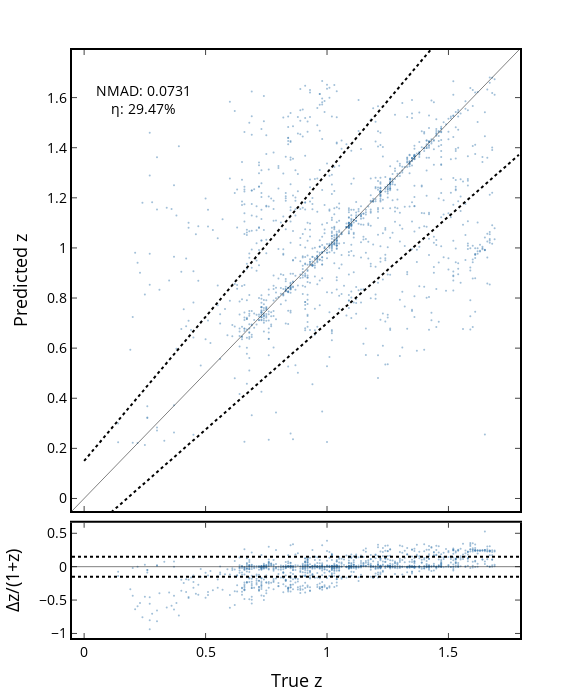

Notebook source saved alongside this figure:
### Code cell
# # Calculate necessary values
# delz = (bgs_results['true_z'] - bgs_results['preds_z']) / (1 + bgs_results['true_z'])
# delta = bgs_results['true_z'] - bgs_results['preds_z']
# nmad = 1.48 * np.median(np.abs(delz))
# nmad2 = 1.48 * np.median(np.abs((delta - np.median(delta)) / (1 + bgs_results['true_z'])))
# rmse = np.sqrt(np.mean(delz**2))
# frac = 0.15
# eta = 100 * len(delz[np.abs(delz) > frac]) / len(delz)

# Print statistics
print(f'eta = {eta}')
print(f'rmse = {np.sqrt(np.mean((df_results["true_z"] - df_results["preds_z"])**2))}')
print(f'rmse/(1+z) = {rmse}')
print(f'nmad = {nmad}')
print(f'nmad2 = {nmad2}')

# Set up the figure with subplots
fig = make_subplots(rows=2, cols=1, shared_xaxes=True, vertical_spacing=0.02,
                    row_heights=[0.8, 0.2])

# Define axis limits
min_lim = -0.05
# max_lim = np.ceil(bgs_results['true_z'].max())
max_lim = df_results['true_z'].max()+0.1

# Add scatter plot to the first subplot
fig.add_trace(
    go.Scatter(
        x=df_results['true_z'], 
        y=df_results['preds_z'], 
        mode='markers',
        marker=dict(size=2, color='steelblue', opacity=0.5),
        name='Data points',
        hovertemplate='<b>TARGETID</b>: %{customdata}<br>' +
                      '<b>True z</b>: %{x:.4f}<br>' +
                      '<b>Predicted z</b>: %{y:.4f}<br>',
        customdata=df_results['grism_id']
    ),
    row=1, col=1
)

# Add identity line
fig.add_trace(
    go.Scatter(x=[min_lim, max_lim], y=[min_lim, max_lim], mode='lines', 
               line=dict(color='black', width=0.5), name='y=x'),
    row=1, col=1
)

# Add dotted lines
# x = np.linspace(0, np.ceil(bgs_results['true_z'].max()), 100)
x = np.linspace(0, df_results['true_z'].max()+0.1, 100)
y1 = ((1 + x) * frac) + x
y2 = ((1 + x) * -frac) + x

fig.add_trace(
    go.Scatter(x=x, y=y1, mode='lines', line=dict(color='black', dash='dot'), 
               showlegend=False),
    row=1, col=1
)
fig.add_trace(
    go.Scatter(x=x, y=y2, mode='lines', line=dict(color='black', dash='dot'), 
               showlegend=False),
    row=1, col=1
)

# Add scatter plot to the second subplot
fig.add_trace(
    go.Scatter(
        x=df_results['true_z'], 
        y=delz, 
        mode='markers',
        marker=dict(size=2, color='steelblue', opacity=0.5),
        name='Δz/(1+z)',
        hovertemplate='<b>TARGETID</b>: %{customdata}<br>' +
                      '<b>True z</b>: %{x:.4f}<br>' +
                      '<b>Δz/(1+z)</b>: %{y:.4f}<br>',
        customdata=df_results['grism_id']
    ),
    row=2, col=1
)

# Add horizontal lines to the second subplot
fig.add_hline(y=0, line=dict(color='black', width=0.5), row=2, col=1)
fig.add_hline(y=frac, line=dict(color='black', dash='dot'), row=2, col=1)
fig.add_hline(y=-frac, line=dict(color='black', dash='dot'), row=2, col=1)

# Update layout
fig.update_layout(
    height=700, width=570,
#     title_text='Redshift Prediction Results',
    showlegend=False,
    annotations=[
        dict(
            x=0.05, y=0.95,
            xref='paper', yref='paper',
            text=f'NMAD: {nmad2:.4f}<br>η: {eta:.2f}%',
            showarrow=False,
            font=dict(size=14, color='black')
        )
    ],
    plot_bgcolor='white',
    margin=dict(l=50, r=50, t=50, b=50)
)

# Update axes
fig.update_xaxes(title_text='True z', row=2, col=1, title_font=dict(size=18, color='black'))
fig.update_yaxes(title_text='Predicted z', row=1, col=1, title_font=dict(size=18, color='black'))
fig.update_yaxes(title_text='Δz/(1+z)', row=2, col=1, title_font=dict(size=18, color='black'))

fig.update_xaxes(
    showline=True,  # Show the line on the x-axis
    tickfont=dict(size=14, color='black'), 
    linecolor='black',  # Color of the x-axis line
    linewidth=2,  # Width of the x-axis line
    mirror='allticks',  # Mirror axis line and ticks on the opposite side (top)
    ticks='inside',  # Position ticks inside the plot
)
fig.update_yaxes(
    showline=True,  # Show the line on the y-axis
    tickfont=dict(size=14, color='black'), 
    linecolor='black',  # Color of the y-axis line
    linewidth=2,  # Width of the y-axis line
    mirror='allticks',  # Mirror axis line and ticks on the opposite side (right)
    ticks='inside',  # Position ticks inside the plot
)


# Update axes limits
fig.update_xaxes(range=[min_lim, max_lim], row=1, col=1)
fig.update_yaxes(range=[min_lim, max_lim], row=1, col=1)

# Show the plot
fig.show()

### Figure 1 — Plotly figure (JSON) as saved in the notebook; plotly's stock layout.template omitted (floating-point values rounded to 4 significant figures; data arrays with more than 128 entries replaced by an {"elided": "..."} marker saying what was removed)
{"data": [{"customdata": {"elided": "1259 str values"}, "hovertemplate": "<b>TARGETID</b>: %{customdata}<br><b>True z</b>: %{x:.4f}<br><b>Predicted z</b>: %{y:.4f}<br>", "marker": {"color": "steelblue", "opacity": 0.5, "size": 2}, "mode": "markers", "name": "Data points", "type": "scatter", "x": {"elided": "1259 float values"}, "xaxis": "x", "y": {"elided": "1259 float values"}, "yaxis": "y"}, {"line": {"color": "black", "width": 0.5}, "mode": "lines", "name": "y=x", "type": "scatter", "x": [-0.05, 1.79], "xaxis": "x", "y": [-0.05, 1.79], "yaxis": "y"}, {"line": {"color": "black", "dash": "dot"}, "mode": "lines", "showlegend": false, "type": "scatter", "x": [0, 0.01808, 0.03616, 0.05424, 0.07232, 0.0904, 0.1085, 0.1266, 0.1446, 0.1627, 0.1808, 0.1989, 0.217, 0.2351, 0.2531, 0.2712, 0.2893, 0.3074, 0.3255, 0.3435, 0.3616, 0.3797, 0.3978, 0.4159, 0.4339, 0.452, 0.4701, 0.4882, 0.5063, 0.5243, 0.5424, 0.5605, 0.5786, 0.5967, 0.6147, 0.6328, 0.6509, 0.669, 0.6871, 0.7052, 0.7232, 0.7413, 0.7594, 0.7775, 0.7956, 0.8136, 0.8317, 0.8498, 0.8679, 0.886, 0.904, 0.9221, 0.9402, 0.9583, 0.9764, 0.9944, 1.013, 1.031, 1.049, 1.067, 1.085, 1.103, 1.121, 1.139, 1.157, 1.175, 1.193, 1.211, 1.229, 1.248, 1.266, 1.284, 1.302, 1.32, 1.338, 1.356, 1.374, 1.392, 1.41, 1.428, 1.446, 1.465, 1.483, 1.501, 1.519, 1.537, 1.555, 1.573, 1.591, 1.609, 1.627, 1.645, 1.663, 1.682, 1.7, 1.718, 1.736, 1.754, 1.772, 1.79], "xaxis": "x", "y": [0.15, 0.1708, 0.1916, 0.2124, 0.2332, 0.254, 0.2748, 0.2956, 0.3163, 0.3371, 0.3579, 0.3787, 0.3995, 0.4203, 0.4411, 0.4619, 0.4827, 0.5035, 0.5243, 0.5451, 0.5659, 0.5867, 0.6074, 0.6282, 0.649, 0.6698, 0.6906, 0.7114, 0.7322, 0.753, 0.7738, 0.7946, 0.8154, 0.8362, 0.857, 0.8778, 0.8985, 0.9193, 0.9401, 0.9609, 0.9817, 1.003, 1.023, 1.044, 1.065, 1.086, 1.106, 1.127, 1.148, 1.169, 1.19, 1.21, 1.231, 1.252, 1.273, 1.294, 1.314, 1.335, 1.356, 1.377, 1.398, 1.418, 1.439, 1.46, 1.481, 1.502, 1.522, 1.543, 1.564, 1.585, 1.606, 1.626, 1.647, 1.668, 1.689, 1.709, 1.73, 1.751, 1.772, 1.793, 1.813, 1.834, 1.855, 1.876, 1.897, 1.917, 1.938, 1.959, 1.98, 2.001, 2.021, 2.042, 2.063, 2.084, 2.105, 2.125, 2.146, 2.167, 2.188, 2.209], "yaxis": "y"}, {"line": {"color": "black", "dash": "dot"}, "mode": "lines", "showlegend": false, "type": "scatter", "x": [0, 0.01808, 0.03616, 0.05424, 0.07232, 0.0904, 0.1085, 0.1266, 0.1446, 0.1627, 0.1808, 0.1989, 0.217, 0.2351, 0.2531, 0.2712, 0.2893, 0.3074, 0.3255, 0.3435, 0.3616, 0.3797, 0.3978, 0.4159, 0.4339, 0.452, 0.4701, 0.4882, 0.5063, 0.5243, 0.5424, 0.5605, 0.5786, 0.5967, 0.6147, 0.6328, 0.6509, 0.669, 0.6871, 0.7052, 0.7232, 0.7413, 0.7594, 0.7775, 0.7956, 0.8136, 0.8317, 0.8498, 0.8679, 0.886, 0.904, 0.9221, 0.9402, 0.9583, 0.9764, 0.9944, 1.013, 1.031, 1.049, 1.067, 1.085, 1.103, 1.121, 1.139, 1.157, 1.175, 1.193, 1.211, 1.229, 1.248, 1.266, 1.284, 1.302, 1.32, 1.338, 1.356, 1.374, 1.392, 1.41, 1.428, 1.446, 1.465, 1.483, 1.501, 1.519, 1.537, 1.555, 1.573, 1.591, 1.609, 1.627, 1.645, 1.663, 1.682, 1.7, 1.718, 1.736, 1.754, 1.772, 1.79], "xaxis": "x", "y": [-0.15, -0.1346, -0.1193, -0.1039, -0.08853, -0.07316, -0.05779, -0.04242, -0.02705, -0.01168, 0.003687, 0.01906, 0.03442, 0.04979, 0.06516, 0.08053, 0.0959, 0.1113, 0.1266, 0.142, 0.1574, 0.1727, 0.1881, 0.2035, 0.2188, 0.2342, 0.2496, 0.265, 0.2803, 0.2957, 0.3111, 0.3264, 0.3418, 0.3572, 0.3725, 0.3879, 0.4033, 0.4186, 0.434, 0.4494, 0.4647, 0.4801, 0.4955, 0.5109, 0.5262, 0.5416, 0.557, 0.5723, 0.5877, 0.6031, 0.6184, 0.6338, 0.6492, 0.6645, 0.6799, 0.6953, 0.7106, 0.726, 0.7414, 0.7568, 0.7721, 0.7875, 0.8029, 0.8182, 0.8336, 0.849, 0.8643, 0.8797, 0.8951, 0.9104, 0.9258, 0.9412, 0.9565, 0.9719, 0.9873, 1.003, 1.018, 1.033, 1.049, 1.064, 1.079, 1.095, 1.11, 1.126, 1.141, 1.156, 1.172, 1.187, 1.202, 1.218, 1.233, 1.249, 1.264, 1.279, 1.295, 1.31, 1.325, 1.341, 1.356, 1.372], "yaxis": "y"}, {"customdata": {"elided": "1259 str values"}, "hovertemplate": "<b>TARGETID</b>: %{customdata}<br><b>True z</b>: %{x:.4f}<br><b>Δz/(1+z)</b>: %{y:.4f}<br>", "marker": {"color": "steelblue", "opacity": 0.5, "size": 2}, "mode": "markers", "name": "Δz/(1+z)", "type": "scatter", "x": {"elided": "1259 float values"}, "xaxis": "x2", "y": {"elided": "1259 float values"}, "yaxis": "y2"}], "layout": {"annotations": [{"font": {"color": "black", "size": 14}, "showarrow": false, "text": "NMAD: 0.0731<br>η: 29.47%", "x": 0.05, "xref": "paper", "y": 0.95, "yref": "paper"}], "height": 700, "margin": {"b": 50, "l": 50, "r": 50, "t": 50}, "plot_bgcolor": "white", "shapes": [{"line": {"color": "black", "width": 0.5}, "type": "line", "x0": 0, "x1": 1, "xref": "x2 domain", "y0": 0, "y1": 0, "yref": "y2"}, {"line": {"color": "black", "dash": "dot"}, "type": "line", "x0": 0, "x1": 1, "xref": "x2 domain", "y0": 0.15, "y1": 0.15, "yref": "y2"}, {"line": {"color": "black", "dash": "dot"}, "type": "line", "x0": 0, "x1": 1, "xref": "x2 domain", "y0": -0.15, "y1": -0.15, "yref": "y2"}], "showlegend": false, "width": 570, "xaxis": {"anchor": "y", "domain": [0, 1], "linecolor": "black", "linewidth": 2, "matches": "x2", "mirror": "allticks", "range": [-0.05, 1.79], "showline": true, "showticklabels": false, "tickfont": {"color": "black", "size": 14}, "ticks": "inside"}, "xaxis2": {"anchor": "y2", "domain": [0, 1], "linecolor": "black", "linewidth": 2, "mirror": "allticks", "showline": true, "tickfont": {"color": "black", "size": 14}, "ticks": "inside", "title": {"font": {"color": "black", "size": 18}, "text": "True z"}}, "yaxis": {"anchor": "x", "domain": [0.216, 1], "linecolor": "black", "linewidth": 2, "mirror": "allticks", "range": [-0.05, 1.79], "showline": true, "tickfont": {"color": "black", "size": 14}, "ticks": "inside", "title": {"font": {"color": "black", "size": 18}, "text": "Predicted z"}}, "yaxis2": {"anchor": "x2", "domain": [0, 0.196], "linecolor": "black", "linewidth": 2, "mirror": "allticks", "showline": true, "tickfont": {"color": "black", "size": 14}, "ticks": "inside", "title": {"font": {"color": "black", "size": 18}, "text": "Δz/(1+z)"}}}}
